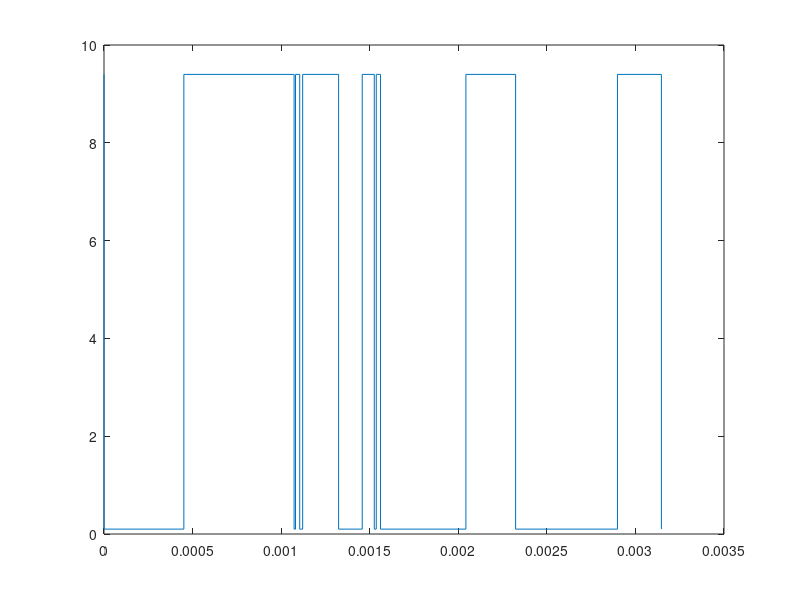

Reproduce this figure in MATLAB.
################################################################################
###             %TEZPUR UNIVERSITY MODEL TO GENERATE RTN                     ###
###     %Developed by Deepjyoti Deb, Rupam Goswami, Ratul Kr. Baruah         ###
################################################################################

%%%   START PROGRAM   %%%

% Prompt the user to enter the following values:
%Ef = Fermi energy level (eV)
%Et = Single trap level (eV)
%SID(max) = Maximum drain current NSD (A^2/Hz)
%x = frequency (Hz)

Ef = input('Enter the value of Ef:');
Et = input('Enter the value of Et:');
SIDmax = input('Enter the value of SIDmax:');

% Values of Log10(SID/SID_max)--> Yaxis vs Frequency---> Xaxis
y = [0, -0.012339473, -0.050316861, -0.961754026,-2.416836035, -8.16317984, -11.10923329,-18.73852323, -22.71845136, -34.85478102, -40.77068585, -54.71516925, -60.73466196, -74.71371756, -80.73429812, -94.7136982, -100.7342904, -114.7136789,-120.7342439];
x = [1.00E+01, 5.00E+01, 1.00E+02, 5.00E+02, 1.00E+03, 5.00E+03, 1.00E+04, 5.00E+04, 1.00E+05, 5.00E+05, 1.00E+06, 5.00E+06, 1.00E+07, 5.00E+07, 1.00E+08, 5.00E+08, 1.00E+09, 5.00E+09, 1.00E+10];


% Interpolate x-values for a given y-value (finding roll-off frequency, fc)
interp_func = @(y_new) interp1(y, x, y_new, 'linear');

% Find the x-value for a given y-value
y_new = -3;
x_new = interp_func(y_new);


% Display the value of roll-off frequency measured at 3dB w.r.t. SID(max)
fprintf('The x-value for y=%f is approximately %f.\n', y_new, x_new);
fc = x_new;
tau=1/(2*pi*fc);

% Display the value of average time constant
fprintf('The value of tau=%e.\n',tau);

kT=0.026;
pff=exp((Ef-Et)/kT);
pff1=exp(-(Ef-Et)/kT);
tauc=tau*(1+pff1);
taue=tau*(1+pff);


% Display the value of average emission time constant
fprintf('The value of taue=%e.\n',taue);

% Display the value of average capture time constant
fprintf('The value of tauc=%e.\n',tauc);

% SIDmax is the linear value (A^2/Hz)
SID = 10.^(-3)*SIDmax;

% Calculate RTN amplitude (May be normalized to 1: it does not impact the randomness)
del_ID = (((SID*(taue+tauc)*((((1/taue)+(1/tauc)).^2)+((2*pi*fc).^2))).^0.5)/2);
fprintf('The value of DelID=%e.\n',del_ID);

% Initiate the initial values instantaneous capture and emission time constant
tu(1)=0;
td(1)=0;
T=8; %May result in 'out of bounds' error if not set within limits. It depends on Ef-Et difference. Can be set through trial and error.
for i=1:T-1
  i=i+1;
  % Find instantaneous capture/emission  time constant by using cumulatively distribution function of inter-arrival  times of poissson process
  % tup can be taue or tauc
  tu(i)=-(taue*log(1-rand));
end
for j=1:T-1
  j=j+1;
   % Find instantaneous emission /capture  time constant by using cumulatively distribution function of inter-arrival  times of poissson process
   % tup can be tauc or taue
  td(j)=-(tauc*log(1-rand));
end
for k=0:T-1
  m=2*k+1;
  k=k+1;
  n=2*k;
  tmix(m)=tu(k);
  tmix(n)=td(k);

  % delid(m)value is the amplitude of RTN i.e del(ID)value
  delid(m)=del_ID;
  delid(n)=0.1;
end
tfinal(1)=tmix(1);
for p=1:(2*T)-1
  p=p+1;
  % Clubing all the instantaneous values of capture and emission time one
  % after another to generate the curve
  tfinal(p)=tmix(p)+tfinal(p-1);
end
% Plot the RTN graph using step curve {plot(tfinal,delid)}
figure, stairs(tfinal,delid)

################################################################################
###             %TEZPUR UNIVERSITY MODEL TO GENERATE RTN                     ###
###     %Developed by Deepjyoti Deb, Rupam Goswami, Ratul Kr. Baruah         ###
################################################################################
